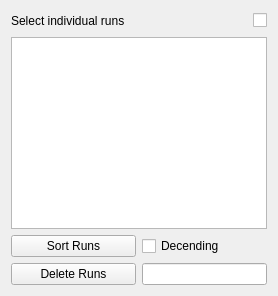
               <widget class="QWidget" name="tab_2">
                <attribute name="title">
                 <string>Individual</string>
                </attribute>
                <layout class="QVBoxLayout" name="verticalLayout_14">
                 <item>
                  <layout class="QHBoxLayout" name="horizontalLayout_4">
                   <item>
                    <widget class="QLabel" name="label_2">
                     <property name="toolTip">
                      <string>&lt;html&gt;&lt;head/&gt;&lt;body&gt;&lt;p&gt;Type in or add from left folder tree&lt;/p&gt;&lt;/body&gt;&lt;/html&gt;</string>
                     </property>
                     <property name="text">
                      <string>Select individual runs </string>
                     </property>
                     <property name="textFormat">
                      <enum>Qt::AutoText</enum>
                     </property>
                     <property name="wordWrap">
                      <bool>true</bool>
                     </property>
                    </widget>
                   </item>
                   <item>
                    <spacer name="horizontalSpacer_10">
                     <property name="orientation">
                      <enum>Qt::Horizontal</enum>
                     </property>
                     <property name="sizeHint" stdset="0">
                      <size>
                       <width>40</width>
                       <height>20</height>
                      </size>
                     </property>
                    </spacer>
                   </item>
                   <item>
                    <widget class="QCheckBox" name="checkBox_selectRuns">
                     <property name="toolTip">
                      <string>&lt;html&gt;&lt;head/&gt;&lt;body&gt;&lt;p&gt;Select or deselect all runs&lt;/p&gt;&lt;/body&gt;&lt;/html&gt;</string>
                     </property>
                     <property name="text">
                      <string/>
                     </property>
                    </widget>
                   </item>
                  </layout>
                 </item>
                 <item>
                  <widget class="VdriveRunTableWidget" name="tableWidget_selectedRuns"/>
                 </item>
                 <item>
                  <layout class="QGridLayout" name="gridLayout_25">
                   <item row="0" column="0">
                    <widget class="QPushButton" name="pushButton_sortSelectedRuns">
                     <property name="text">
                      <string>Sort Runs</string>
                     </property>
                    </widget>
                   </item>
                   <item row="1" column="1">
                    <widget class="QLineEdit" name="lineEdit_runsToDelete">
                     <property name="sizePolicy">
                      <sizepolicy hsizetype="Preferred" vsizetype="Fixed">
                       <horstretch>0</horstretch>
                       <verstretch>0</verstretch>
                      </sizepolicy>
                     </property>
                    </widget>
                   </item>
                   <item row="0" column="1">
                    <widget class="QCheckBox" name="checkBox_runsOrderDescend">
                     <property name="text">
                      <string>Decending</string>
                     </property>
                    </widget>
                   </item>
                   <item row="1" column="0">
                    <widget class="QPushButton" name="pushButton_deleteRuns">
                     <property name="text">
                      <string>Delete Runs</string>
                     </property>
                    </widget>
                   </item>
                  </layout>
                 </item>
                </layout>
               </widget>
